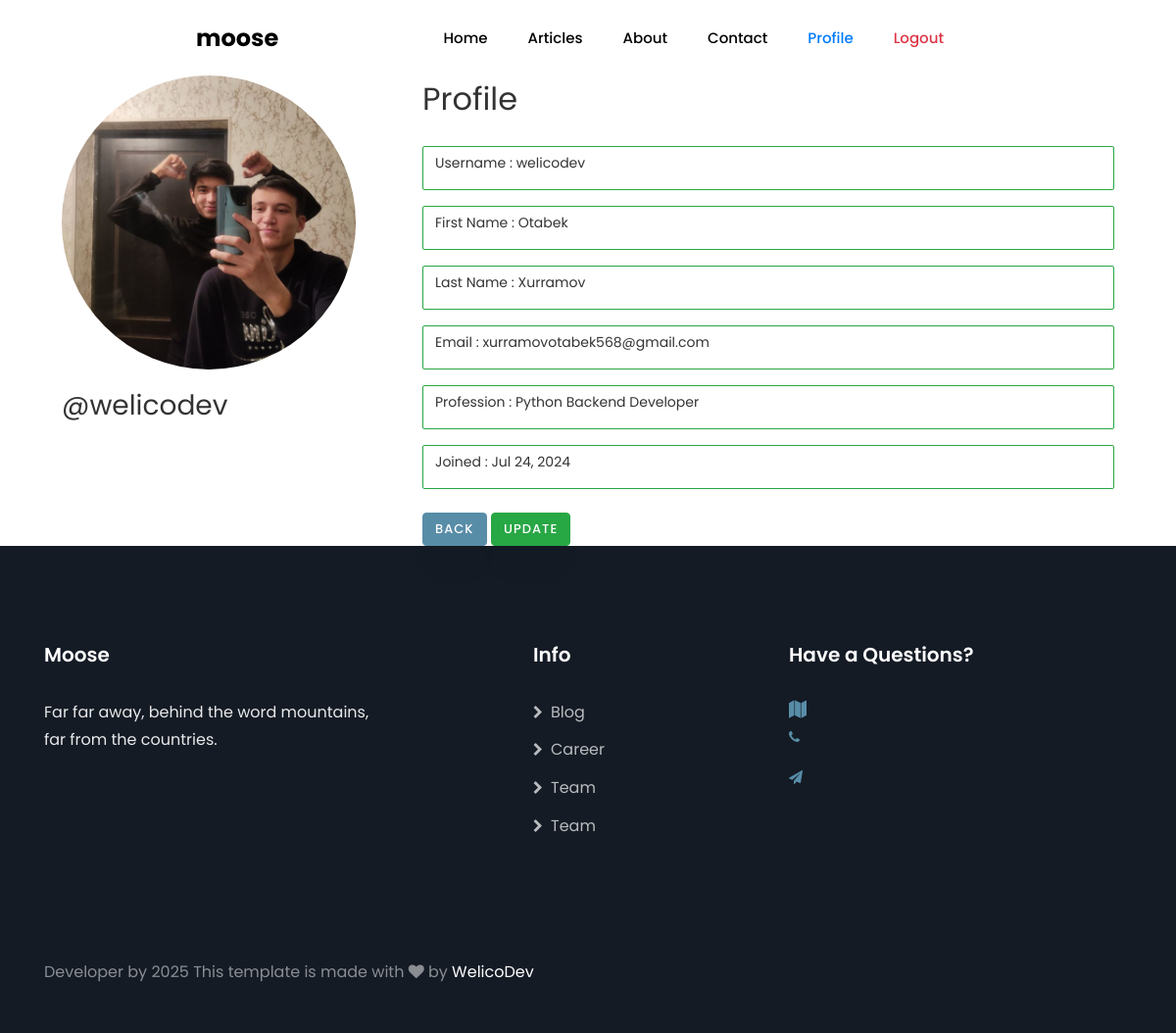
Before: /users/profile/welicodev/ (signed in) with the older database file.
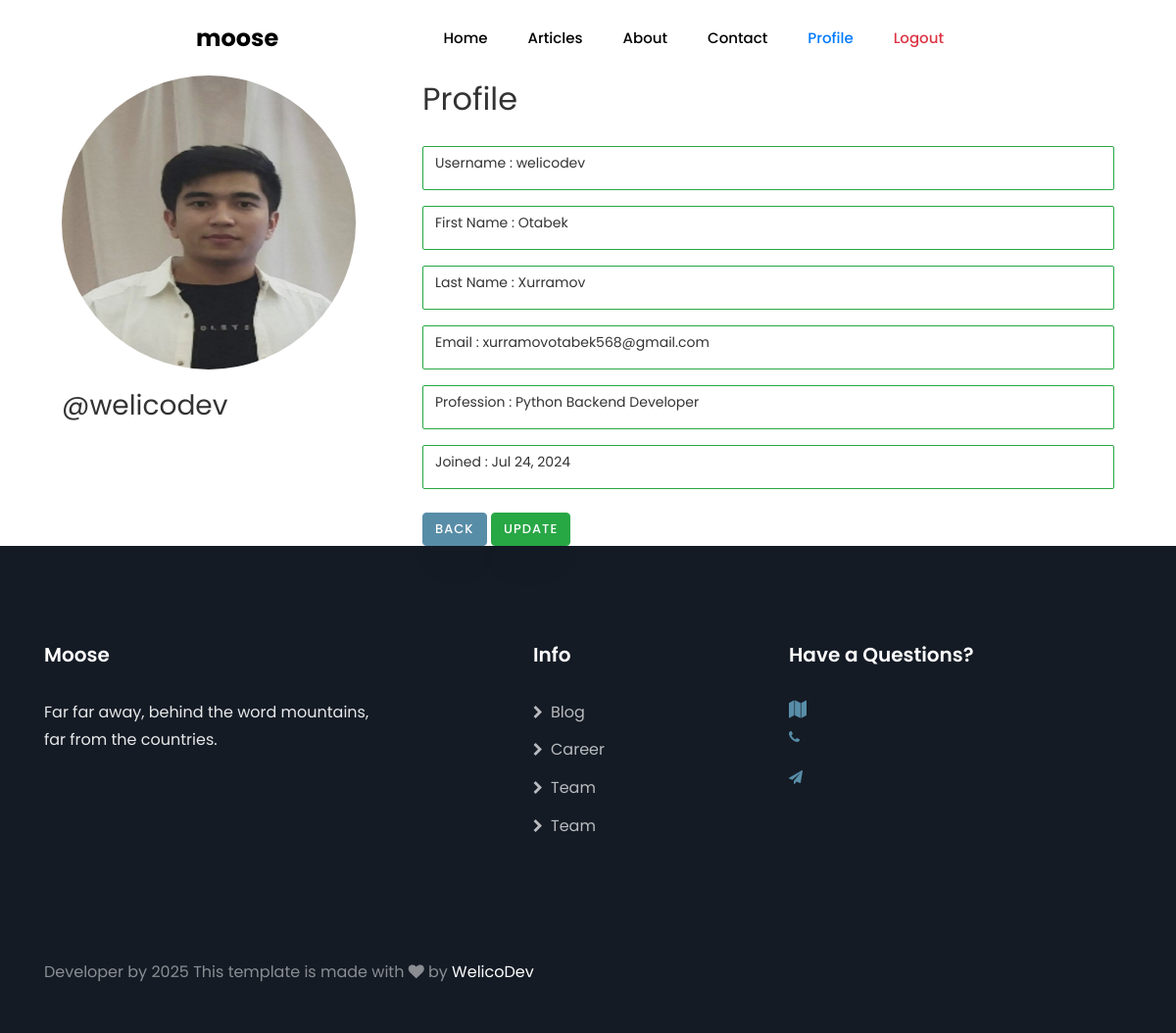
After: the same page with the newer database file.
### users/models.py (models this page shows, shortened)
class CustomUser(AbstractUser):
    profile_picture = models.ImageField(default="profile_default_picture.jpg", upload_to='profile_image')
    profession = models.CharField(max_length=250)

### users/views.py (the view)
# urls.py: path('profile/<str:username>/', ProfileView.as_view() ,name="profile"),
class ProfileView(LoginRequiredMixin, View):
    def get(self, request , username):
        user = CustomUser.objects.get(username=username)
        context = {
            "user": user,
        }
        return render(request, 'users/profile.html', context)

### templates/users/profile.html (shortened to what this page needs)
{% extends 'base.html' %}
{% block content %}
    <div class="row mx-5">
        <div class="col-md-4">
            <img class="profile_photo_style" alt="profile picture" src="{{ user.profile_picture.url }}">
            <h3 class="mt-3">@{{ user.username }}</h3>
        </div>
        <div class="col-md-8">
            <h2 class="mb-4 mt-6">Profile</h2>
            <p class="form-control border-success">Username : {{ user.username }}</p>
            <p class="form-control border-success">First Name : {{ user.first_name }}</p>
            <p class="form-control border-success">Last Name : {{ user.last_name }} </p>
            <p class="form-control border-success">Email : {{ user.email }}</p>
            <p class="form-control border-success">Profession : {{ user.profession }}</p>
            <p class="form-control border-success">Joined : {{ user.date_joined | date:"M d, Y"}}</p>
            <div class="mt-4">
               <a href="{% url 'home' %}" class="btn btn-primary">Back</a>
                {% if user == request.user %}
               <a class="btn btn-success" href="{% url 'users:profile_edit' user.username %}">update</a>
                {% endif %}
            </div>
        </div>
    </div>
{% endblock %}

### templates/base.html (shortened to what this page needs)
<!DOCTYPE html>
{% load static %}
<html lang="en">
<head>
    <link rel="stylesheet" href=" https://stackpath.bootstrapcdn.com/font-awesome/4.7.0/css/font-awesome.min.css">
    <link rel="stylesheet" href="{% static 'css/animate.css' %}">
    <link rel="stylesheet" href="{% static 'css/users/profile.css' %}">
    <link rel="stylesheet" href="{% static 'css/owl.carousel.min.css' %}">
    <link rel="stylesheet" href="{% static 'css/owl.theme.default.min.css' %}">
    <link rel="stylesheet" href="{% static 'css/magnific-popup.css' %}">
    <link rel="stylesheet" href="{% static 'css/flaticon.css' %}">
    <link rel="stylesheet" href="{% static 'css/style.css' %}">
</head>
<body>
<nav class="navbar navbar-expand-lg navbar-dark ftco_navbar bg-dark ftco-navbar-light" id="ftco-navbar">
    <div class="container">
        <a class="navbar-brand" href="{% url 'home' %}">moose</a>
        <div class="collapse navbar-collapse" id="ftco-nav">
            <ul class="navbar-nav ml-auto">
                <li class="nav-item {{ home }}"><a href="{% url 'home' %}" class="nav-link">Home</a></li>
                <li class="nav-item {{ blog }}"><a href="{% url 'blog' %}" class="nav-link">Articles</a></li>
                <li class="nav-item {{ about }}"><a href="{% url 'about' %}" class="nav-link">About</a></li>
                <li class="nav-item {{ contact }}"><a href="{% url 'contact' %}" class="nav-link">Contact</a></li>
                {% if user.is_authenticated %}
                    <li class="nav-item {{ profile }}"><a href="{% url 'users:profile' user %}" class="nav-link text-primary">Profile</a></li>
                    <li class="nav-item"><a class="nav-link text-danger" href="{% url 'users:logout' %}">Logout</a></li>
                {% else %}
                    <li class="nav-item"><a class="nav-link text-success" href="{% url 'users:login' %}">Login</a></li>
                {% endif %}
            </ul>
        </div>
        </div>
</nav>
{% block content %}
{% endblock %}
<footer class="ftco-footer">
    <div class="container">
        <div class="row mb-5 justify-content-between">
            <div class="col-sm-12 col-md-4">
                <div class="ftco-footer-widget mb-4">
                    <h2 class="ftco-heading-2 logo"><a href="#">Moose</a></h2>
                    <p>Far far away, behind the word mountains, far from the countries.</p>
                    <ul class="ftco-footer-social list-unstyled mt-2">
                    </ul>
                </div>
            </div>
            <div class="col-sm-12 col-md-2">
                <div class="ftco-footer-widget mb-4 ml-md-4">
                    <h2 class="ftco-heading-2">Info</h2>
                    <ul class="list-unstyled">
                        <li><a href="#"><span class="fa fa-chevron-right mr-2"></span>Blog</a></li>
                        <li><a href="#"><span class="fa fa-chevron-right mr-2"></span>Career</a></li>
                        <li><a href="#"><span class="fa fa-chevron-right mr-2"></span>Team</a></li>
                        <li><a href="#"><span class="fa fa-chevron-right mr-2"></span>Team</a></li>
                    </ul>
                </div>
            </div>
            <div class="col-sm-12 col-md-4">
                <div class="ftco-footer-widget mb-4">
                    <h2 class="ftco-heading-2">Have a Questions?</h2>
                    <div class="block-23 mb-3">
                        <ul>
                            <li><span class="icon fa fa-map marker"></span>
                            </li>
                            <li><a href="#"><span class="icon fa fa-phone"></span></a></li>
                            <li><a href="#"><span class="icon fa fa-paper-plane pr-4"></span></a>
                            </li>
                        </ul>
                    </div>
                </div>
            </div>
        </div>
    </div>
    <div class="container-fluid px-0 py-5 bg-black">
        <div class="container">
            <div class="row">
                <div class="col-md-12">
                    <p class="mb-0" style="color: rgba(255,255,255,.5);">Developer by
                        This template is made with <i class="fa fa-heart color-danger" aria-hidden="true"></i> by <a
                                href="https://t.me/welicodev/" target="_blank" rel="nofollow noopener">WelicoDev</a></p>
                </div>
            </div>
        </div>
    </div>
</footer>
</body>
</html>

### static/css/users/profile.css (style rules this page uses)
.profile_photo_style { height: 300px; width: 300px; border-radius: 50%; }

Changed rows visible on the page:
changed CustomUser "welicodev": profile_picture: a different picture
